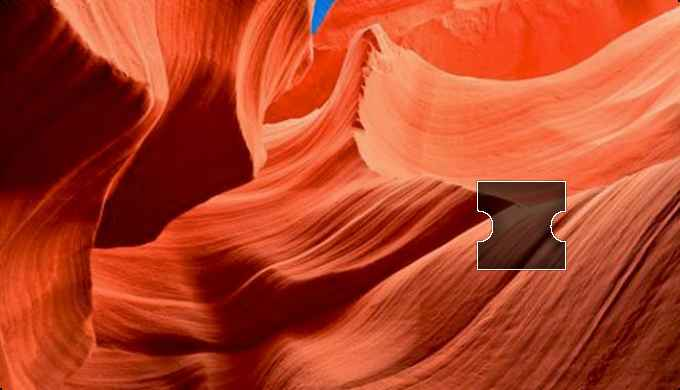
#> input picture spyder/tianmao/滑动验证码/腾讯/bg.jpeg, 680 x 390 px
$ python discriminate.py
#> lines starting #> are read from the running program, lines starting #| are printed output that depends on the picture; after the words box and inside, x2 and y2 are one past the last pixel; in counts of white or black regions, pixels touching at a corner belong together
#> further down, img0 is the input picture: shape (390, 680, 3); mean B, G, R 37.1, 64.7, 179.8

"""
pip3 install opencv-python
"""

import cv2 as cv


def get_pos(image):
    """
    缺口轮廓检测
    对付腾讯滑块够用
    该方法识别率 95% 左右
    """
    blurred = cv.GaussianBlur(image, (5, 5), 0)
    canny = cv.Canny(blurred, 200, 400)
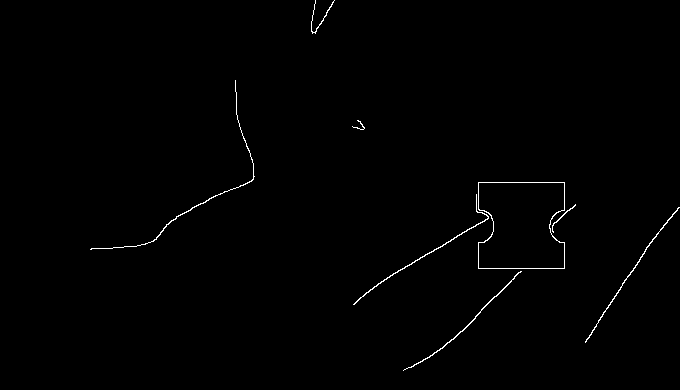
#> canny: shape (390, 680); 0.6% white in thin lines or dots, all inside (x1, y1, x2, y2) = (90, 0, 680, 371)
    contours, hierarchy = cv.findContours(canny, cv.RETR_EXTERNAL, cv.CHAIN_APPROX_SIMPLE)
#> contours = 8 contours, 2 with area under 20; largest, box (x1, y1, x2, y2) and area: (478, 182, 565, 269) 6638, (353, 194, 489, 305) 92, (403, 271, 522, 371) 90, (585, 207, 680, 343) 86, (90, 80, 255, 250) 60, (552, 204, 576, 233) 21
    for i, contour in enumerate(contours):
        m = cv.moments(contour)
        if m['m00'] == 0:
            cx = cy = 0
        else:
            cx, cy = m['m10'] / m['m00'], m['m01'] / m['m00']
        if 6000 < cv.contourArea(contour) < 8000 and 370 < cv.arcLength(contour, True) < 390:
            if cx < 400:
                continue
            x, y, w, h = cv.boundingRect(contour)  # 外接矩形
            cv.rectangle(image, (x, y), (x + w, y + h), (0, 0, 255), 2)
            cv.imshow('image', image)
            return x
#> this loop made 5 passes
#> (cx, cy, x, y, w, h) on pass 5: (521.2, 224.9, 478, 182, 87, 87)
#> (cx, cy) on passes 1 to 4: (469.3, 320.3), (632.4, 270.4), (562.8, 215.3), (421.5, 257.3)
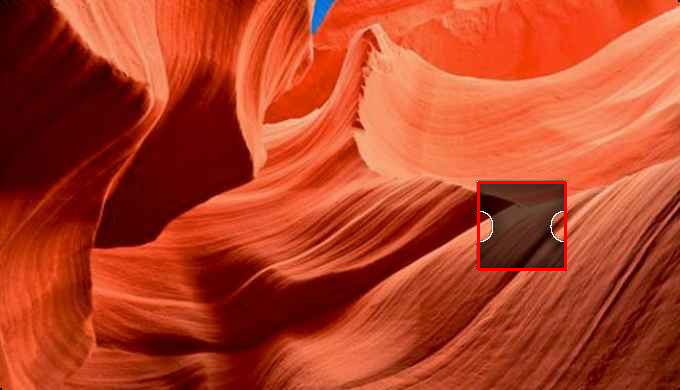
#> image: shape (390, 680, 3); 0.39% of pixels changed, all inside (x1, y1, x2, y2) = (477, 181, 567, 271)
    return 0


if __name__ == '__main__':
    """
    这里是滑块缺口识别
    识别到后
    1。可以通过自动化工具取拖动滑块
    2。可以通过参数解析的形式生成参数提交通过验证
    """
    img0 = cv.imread('bg.jpeg')
    get_pos(img0)
    cv.waitKey(0)
    cv.destroyAllWindows()
